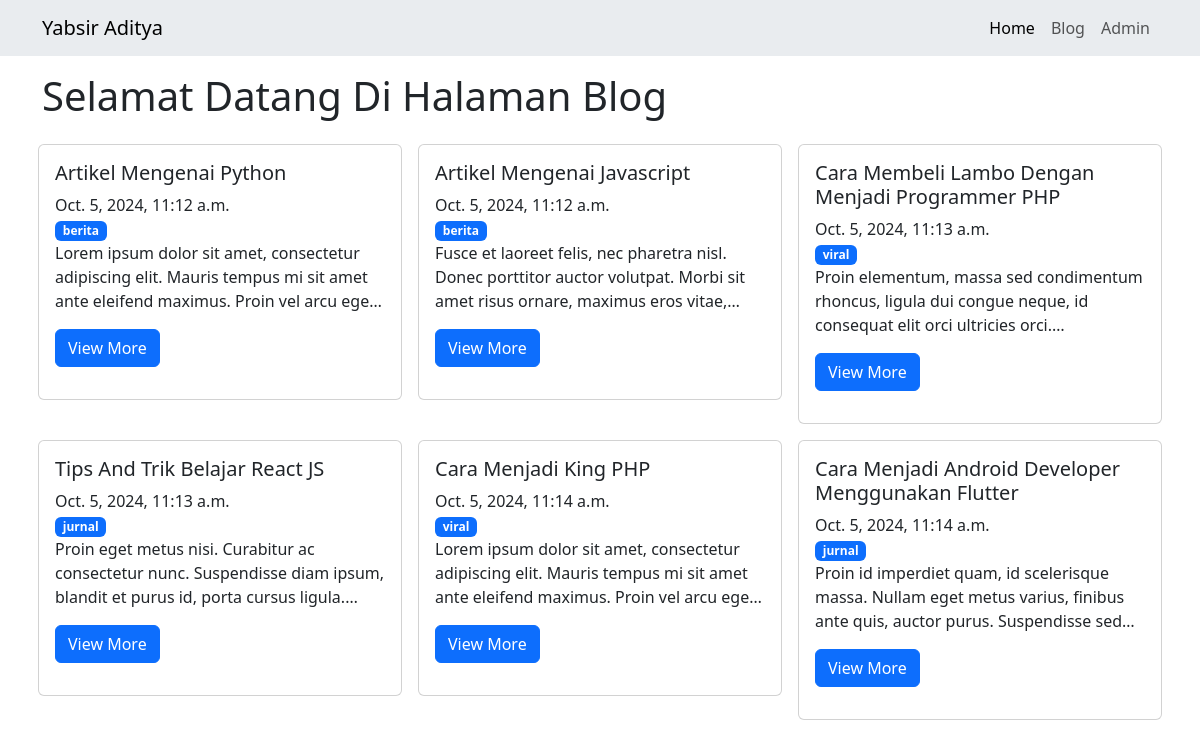
Screenshot of /blog/ with the database file from the repository.
### blog/models.py (models this page shows, shortened)
class Artikel(models.Model):
    judul = models.CharField(max_length=255)
    isi = models.TextField()
    kategori = models.ForeignKey(Kategori, on_delete=models.CASCADE)
    slugArtikel = models.SlugField(editable=False, blank=True)
    publicDate = models.DateTimeField(auto_now_add=True)
    update = models.DateTimeField(auto_now_add=True)

class Kategori(models.Model):
    nama = models.CharField(max_length=255)
    slugKategori =models.SlugField(editable=False, blank=True)

### blog/views.py (the view)
# urls.py: path('', views.index),
def index(request):
    articles = Artikel.objects.all()
    context = {
        'title':'Blog',
        'heading':'Selamat Datang Di Halaman Blog',
        'Articles': articles,
    }
    return render(request, 'blog.html', context)

### blog/templates/blog.html (shortened to what this page needs)
{% extends "base.html" %}
{% block contents %}
    <h1 class="mt-3">{{heading}}</h1>
    <div class="row">
        {% for post in Articles %}
        <div class="col-md-4 g-3">
            <div class="card">
                <div class="card-body">
                    <h5 class="card-title">{{post.judul}}</h5>
                    <span>{{post.publicDate}}</span>
                    <br>
                    <span class="badge text-bg-primary">{{post.kategori.nama}}</span>
                    <p class="card-text"
                    style="
                    display: -webkit-box;
                    -webkit-box-orient: vertical;
                    -webkit-line-clamp: 3;
                    overflow: hidden;
                    text-overflow: ellipsis;">{{post.isi}}<p>
                    <a type="button" href="/blog/detail/{{post.slugArtikel}}/" class="btn btn-primary">View More</a>
                </div>
            </div>
        </div>
        {% endfor %}
    </div>
{% endblock contents %}

### templates/base.html (shortened to what this page needs)
<!DOCTYPE html>
<html lang="en">
<head>
    <link href="https://cdn.jsdelivr.net/npm/bootstrap@5.3.3/dist/css/bootstrap.min.css" rel="stylesheet">
</head>
<body>
    <nav class="navbar navbar-expand-lg bg-body-secondary">
        <div class="container">
            <a class="navbar-brand" href="#">Yabsir Aditya</a>
            <div class="collapse navbar-collapse" id="navbarNav">
                <ul class="ms-auto navbar-nav">
                    <li class="nav-item">
                        <a class="nav-link active" aria-current="page" href="/">Home</a>
                    </li>
                    <li class="nav-item">
                        <a class="nav-link" href="/blog">Blog</a>
                    </li>
                    <li class="nav-item">
                        <a class="nav-link" href="/admin">Admin</a>
                    </li>
                </ul>
            </div>
        </div>
    </nav>
    <div class="container">
        {% block contents %}
        {% endblock contents %}
    </div>
</body>
</html>

### rows the page displays
Artikel: judul "Artikel Mengenai Python", publicDate "Oct. 5, 2024, 11:12 a.m.", kategori.nama "berita", isi "Lorem ipsum dolor sit amet, consectetur adipiscing elit. Mauris tempus mi sit amet ante eleifend maximus. Proin vel arcu…"
Artikel: judul "Artikel Mengenai Javascript", publicDate "Oct. 5, 2024, 11:12 a.m.", kategori.nama "berita", isi "Fusce et laoreet felis, nec pharetra nisl. Donec porttitor auctor volutpat. Morbi sit amet risus ornare, maximus eros…"
Artikel: judul "Cara Membeli Lambo Dengan Menjadi Programmer PHP", publicDate "Oct. 5, 2024, 11:13 a.m.", kategori.nama "viral", isi "Proin elementum, massa sed condimentum rhoncus, ligula dui congue neque, id consequat elit orci ultricies…"
Artikel: judul "Tips And Trik Belajar React JS", publicDate "Oct. 5, 2024, 11:13 a.m.", kategori.nama "jurnal", isi "Proin eget metus nisi. Curabitur ac consectetur nunc. Suspendisse diam ipsum, blandit et purus id, porta cursus…"
Artikel: judul "Cara Menjadi King PHP", publicDate "Oct. 5, 2024, 11:14 a.m.", kategori.nama "viral", isi "Lorem ipsum dolor sit amet, consectetur adipiscing elit. Mauris tempus mi sit amet ante eleifend maximus. Proin vel arcu…"
Artikel: judul "Cara Menjadi Android Developer Menggunakan Flutter", publicDate "Oct. 5, 2024, 11:14 a.m.", kategori.nama "jurnal", isi "Proin id imperdiet quam, id scelerisque massa. Nullam eget metus varius, finibus ante quis, auctor purus. Suspendisse…"

### other values shown
{{ heading }} "Selamat Datang Di Halaman Blog"
